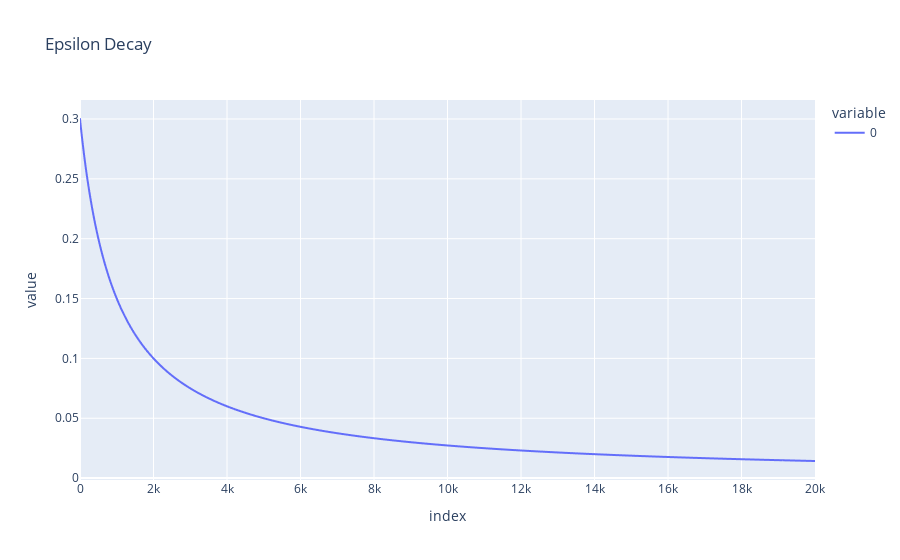

Notebook source saved alongside this figure:
### Code cell
px.line([inverse_scaling_decay(EPSILON_START, EPSILON_END, i, DECAY_RATE) for i in range(TIMESTEPS)], title="Epsilon Decay")

### Figure 1 — Plotly figure (JSON) as saved in the notebook; plotly's stock layout.template omitted (floating-point values rounded to 4 significant figures; data arrays with more than 128 entries replaced by an {"elided": "..."} marker saying what was removed)
{"data": [{"hovertemplate": "variable=0<br>index=%{x}<br>value=%{y}<extra></extra>", "legendgroup": "0", "line": {"color": "#636efa", "dash": "solid"}, "marker": {"symbol": "circle"}, "mode": "lines", "name": "0", "showlegend": true, "type": "scattergl", "x": {"elided": "20000 int values"}, "xaxis": "x", "y": {"elided": "20000 float values"}, "yaxis": "y"}], "layout": {"legend": {"title": {"text": "variable"}, "tracegroupgap": 0}, "title": {"text": "Epsilon Decay"}, "xaxis": {"anchor": "y", "domain": [0, 1], "title": {"text": "index"}}, "yaxis": {"anchor": "x", "domain": [0, 1], "title": {"text": "value"}}}}
